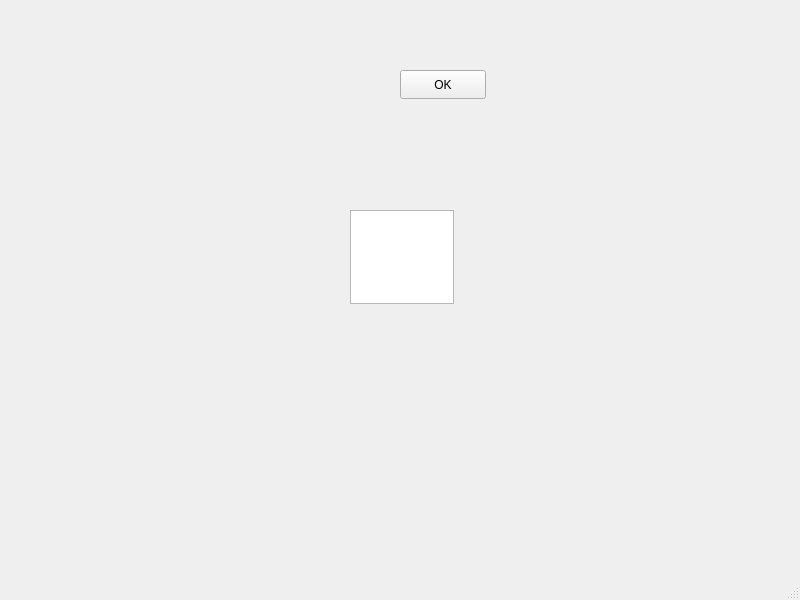
<?xml version="1.0" encoding="UTF-8"?>
<ui version="4.0">
 <class>MainWindow</class>
 <widget class="QMainWindow" name="MainWindow">
  <property name="geometry">
   <rect>
    <x>0</x>
    <y>0</y>
    <width>800</width>
    <height>600</height>
   </rect>
  </property>
  <property name="windowTitle">
   <string>MainWindow</string>
  </property>
  <widget class="QWidget" name="centralwidget">
   <widget class="QTextEdit" name="textEdit">
    <property name="geometry">
     <rect>
      <x>350</x>
      <y>210</y>
      <width>104</width>
      <height>94</height>
     </rect>
    </property>
   </widget>
   <widget class="QPushButton" name="pushButton">
    <property name="geometry">
     <rect>
      <x>400</x>
      <y>70</y>
      <width>86</width>
      <height>29</height>
     </rect>
    </property>
    <property name="text">
     <string>OK</string>
    </property>
   </widget>
  </widget>
  <widget class="QMenuBar" name="menubar">
   <property name="geometry">
    <rect>
     <x>0</x>
     <y>0</y>
     <width>800</width>
     <height>28</height>
    </rect>
   </property>
  </widget>
  <widget class="QStatusBar" name="statusbar"/>
 </widget>
 <resources/>
 <connections/>
</ui>
